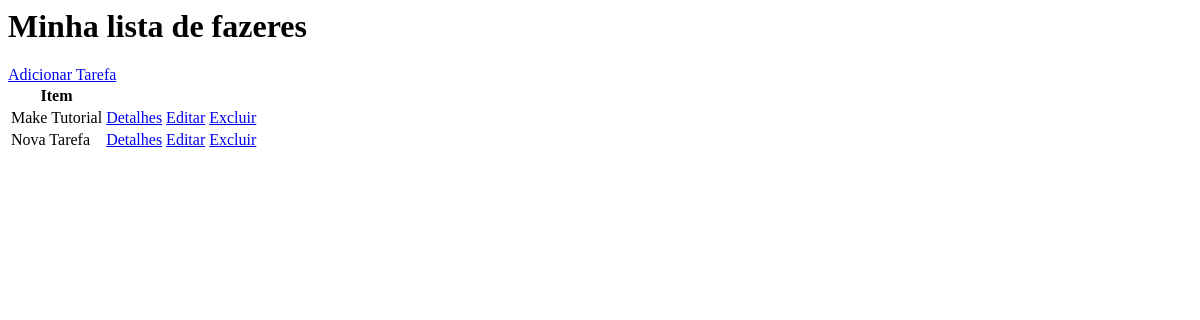
/, run on an earlier commit of the app's database.
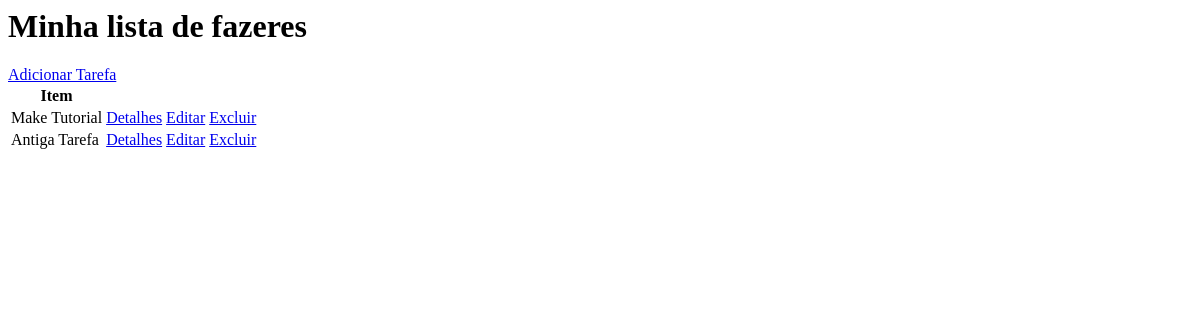
And on a later commit of the database.
### base/models.py (models this page shows, shortened)
class Task(models.Model):
    user = models.ForeignKey(User, on_delete=models.CASCADE, null=True, blank=True)
    title = models.CharField(max_length=200)
    description = models.TextField(null=True, blank=True)
    complete = models.BooleanField(default=False)
    created = models.DateTimeField(auto_now_add=True)
    class Meta():
        ordering = ['complete']

### base/views.py (the view)
# urls.py: path('', TaskList.as_view(), name='tasks'),
class TaskList(ListView):
    model = Task
    context_object_name = 'tasks'

### base/templates/base/task_list.html
<h1>Minha lista de fazeres</h1>
<a href="{% url 'task-create' %}">Adicionar Tarefa</a>
<table>
    <tr>
        <th>Item</th>
        <th></th>
    </tr>
    {% for task in tasks %}
    <tr>
        <td>{{task.title}}</td>
        <td><a href="{% url 'task' task.id %}">Detalhes</a></td>
        <td><a href="{% url 'task-update' task.id %}">Editar</a></td>
        <td><a href="{% url 'task-delete' task.id %}">Excluir</a></td>
    </tr>
    {% empty %}
        <h3>Nenhum item na lista</h3>
    {% endfor %}
</table>

What changed in the data, as far as the page shows it:
changed Task: title "Nova Tarefa" → "Antiga Tarefa"
